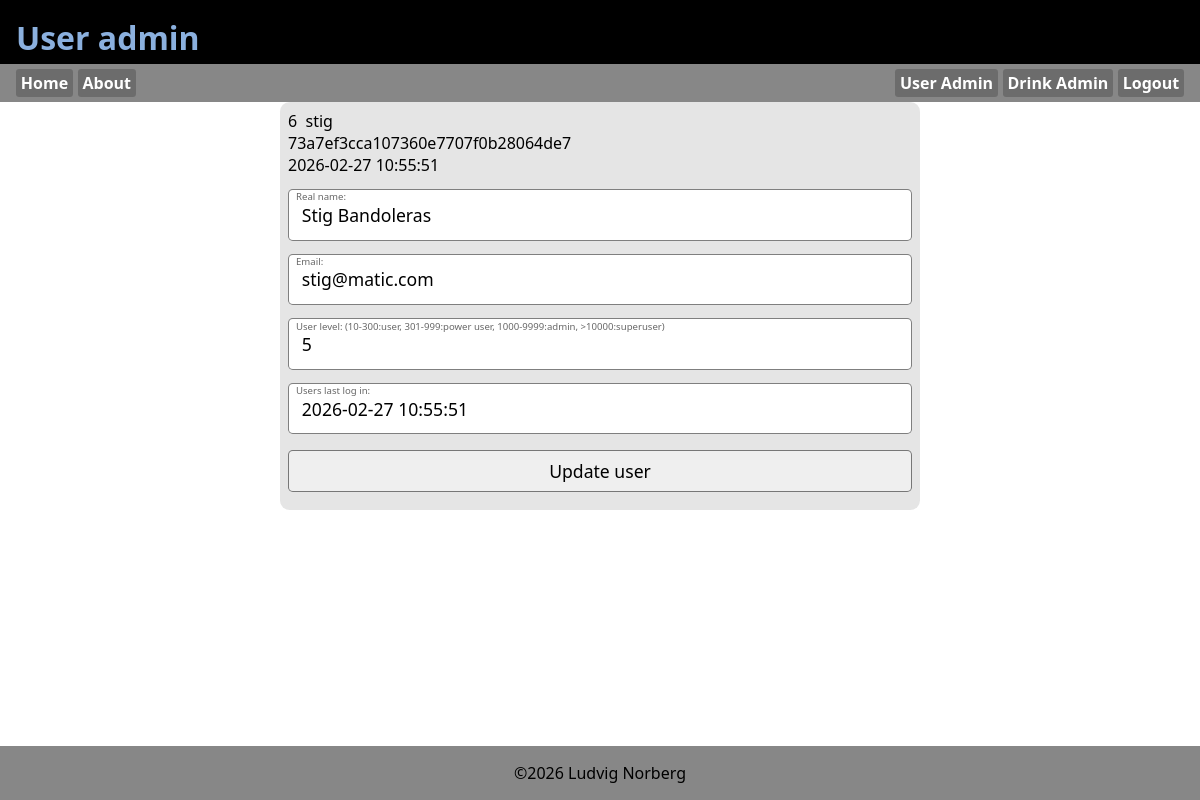
The app's page /useradmin.php?edit=6 (signed in) with its own data.
### tables this page shows
CREATE TABLE `tbl_user` (
  `id` int(11) NOT NULL,
  `username` varchar(32) NOT NULL,
  `password` varchar(255) NOT NULL,
  `userlevel` int(11) NOT NULL DEFAULT 5,
  `lastlogin` timestamp NOT NULL DEFAULT current_timestamp() ON UPDATE current_timestamp(),
  `realname` varchar(80) NOT NULL,
  `mail` varchar(100) NOT NULL,
  `created` timestamp NOT NULL DEFAULT current_timestamp()
);

### useradmin.php (the view, shortened to what this page needs)
<!DOCTYPE html>
<?php require_once("asset.php"); ?>
<html lang="en">
<head>
    <link rel="stylesheet" href="style.css">
</head>
<body>
    <header>
        <h1>User admin</h1>
    </header>
    <?php require_once("_nav.php"); ?>
    <main>
        <?php  if(isset($_GET['edit'])): ?>
            <?php
                $id=intval($_GET['edit']);
                $sql="SELECT * FROM tbl_user WHERE id=$id";
                $result=mysqli_query($conn, $sql);
                $user_data=mysqli_fetch_assoc($result);
            ?>
        <form action="useradmin.php" method="POST" class="addForm">
            <div class="user_data"><?=$id?>&nbsp;&nbsp;<?=$user_data['username']?><br><?=$user_data['password']?><br><?=$user_data['created']?></div>
            <label for="realname">Real name:</label>
            <input type="text" name="realname" id="realname" value="<?=$user_data['realname']?>">
            <label for="mail">Email:</label>
            <input type="email" name="mail" id="mail" value="<?=$user_data['mail']?>">
            <label for="userlevel">User level: (10-300:user, 301-999:power user, 1000-9999:admin, >10000:superuser)</label>
            <input type="number" name="userlevel" id="userlevel" value="<?=$user_data['userlevel']?>">
            <label for="lastlogin">Users last log in:</label>
            <input type="datetime" name="lastlogin" id="lastlogin" value="<?=$user_data['lastlogin']?>">
            <input type="submit" name="btn_edit" value="Update user">
        </form>
            <?php endif; ?>
    </main>
    <?php require_once("_footer.php"); ?>
</body>
</html>

### style.css (style rules this page uses)
:root { --clr_back_header:#000; --clr_header:#8bb0de; --clr_back_nav:#878787; --clr_back_footer:var(--clr_back_nav); }
*, *:before, *:after { margin: 0; padding: 0; box-sizing: border-box; }
body { height:100dvh; display:flex; flex-direction: column; font-family: system-ui, sans-serif; }
header { background: var(--clr_back_header); color:var(--clr_header); height:4rem; padding: 1rem; }
main { flex-grow: 5; display:flex; flex-direction: column; }
:root { --formborder: rgb(0, 0, 0, .5); --formback: rgb(0, 0, 0, .1); --formlabelcolor: rgb(0, 0, 0, .6) }
.addForm { position: relative; display: flex; flex-direction: column; width: 40rem; padding: .5rem; background: var(--formback); border-radius: .6rem; margin-left:auto; margin-right:auto; }
label { position: relative; top: .9rem; left: .5rem; font: .6rem system-ui; color: var(--formlabelcolor); }
input[type="submit"], input[type="button"], button { margin-top: 1rem; margin-bottom: .6rem; padding: .5rem; }

### records on screen
tbl_user: username "stig", password "73a7ef3cca107360e7707f0b28064de7", created "2026-02-27 10:55:51", realname "Stig Bandoleras", mail "stig@matic.com", userlevel "5", lastlogin "2026-02-27 10:55:51"

### other values on screen
$id "6"
